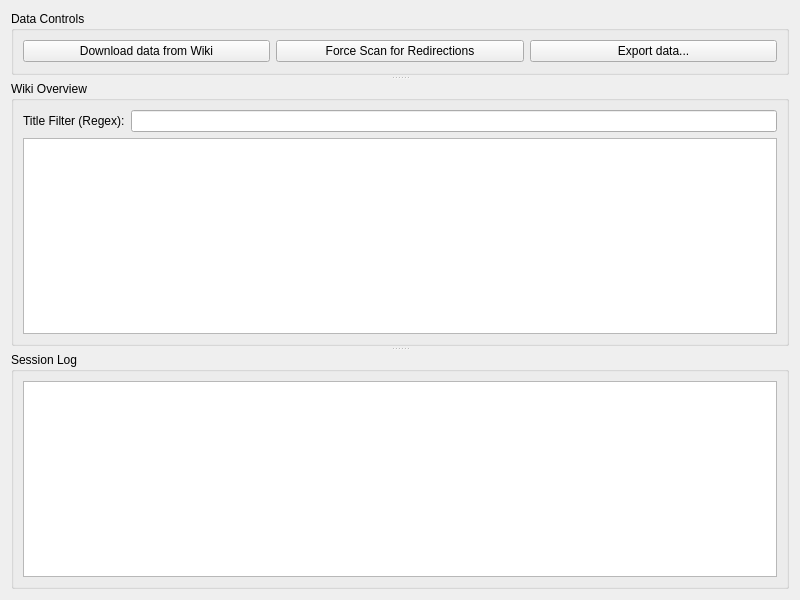
<?xml version="1.0" encoding="UTF-8"?>
<ui version="4.0">
 <class>DatabaseUI</class>
 <widget class="QWidget" name="DatabaseUI">
  <property name="geometry">
   <rect>
    <x>0</x>
    <y>0</y>
    <width>800</width>
    <height>600</height>
   </rect>
  </property>
  <property name="windowTitle">
   <string>DatabaseUI</string>
  </property>
  <layout class="QVBoxLayout" name="verticalLayout">
   <item>
    <widget class="QSplitter" name="splitter">
     <property name="orientation">
      <enum>Qt::Vertical</enum>
     </property>
     <property name="handleWidth">
      <number>6</number>
     </property>
     <property name="childrenCollapsible">
      <bool>false</bool>
     </property>
     <widget class="QGroupBox" name="groupBox_3">
      <property name="title">
       <string>Data Controls</string>
      </property>
      <layout class="QHBoxLayout" name="horizontalLayout">
       <item>
        <widget class="QPushButton" name="button_refreshDb">
         <property name="text">
          <string>Download data from Wiki</string>
         </property>
        </widget>
       </item>
       <item>
        <widget class="QPushButton" name="button_forceScanForRedirections">
         <property name="text">
          <string>Force Scan for Redirections</string>
         </property>
        </widget>
       </item>
       <item>
        <widget class="QPushButton" name="button_exportData">
         <property name="text">
          <string>Export data...</string>
         </property>
        </widget>
       </item>
      </layout>
     </widget>
     <widget class="QGroupBox" name="groupBox_2">
      <property name="title">
       <string>Wiki Overview</string>
      </property>
      <layout class="QGridLayout" name="gridLayout">
       <item row="0" column="1">
        <widget class="QLineEdit" name="lineEdit_titleFilter"/>
       </item>
       <item row="1" column="0" colspan="2">
        <widget class="SpreadsheetView" name="table_dbView">
         <property name="sortingEnabled">
          <bool>true</bool>
         </property>
         <attribute name="horizontalHeaderStretchLastSection">
          <bool>true</bool>
         </attribute>
         <attribute name="verticalHeaderVisible">
          <bool>false</bool>
         </attribute>
        </widget>
       </item>
       <item row="0" column="0">
        <widget class="QLabel" name="label">
         <property name="text">
          <string>Title Filter (Regex):</string>
         </property>
        </widget>
       </item>
      </layout>
     </widget>
     <widget class="QGroupBox" name="groupBox">
      <property name="title">
       <string>Session Log</string>
      </property>
      <layout class="QVBoxLayout" name="verticalLayout_3">
       <item>
        <widget class="QTextEdit" name="textEdit_log">
         <property name="textInteractionFlags">
          <set>Qt::TextSelectableByKeyboard|Qt::TextSelectableByMouse</set>
         </property>
        </widget>
       </item>
      </layout>
     </widget>
    </widget>
   </item>
  </layout>
 </widget>
 <customwidgets>
  <customwidget>
   <class>SpreadsheetView</class>
   <extends>QTableView</extends>
   <header>gui/spreadsheetview.h</header>
  </customwidget>
 </customwidgets>
 <resources/>
 <connections/>
</ui>
